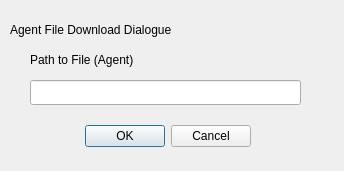
<?xml version="1.0" encoding="UTF-8"?>
<ui version="4.0">
 <class>AgentDownload</class>
 <widget class="QDialog" name="AgentDownload">
  <property name="geometry">
   <rect>
    <x>0</x>
    <y>0</y>
    <width>344</width>
    <height>171</height>
   </rect>
  </property>
  <property name="windowTitle">
   <string>Dialog</string>
  </property>
  <widget class="QDialogButtonBox" name="buttonBox">
   <property name="geometry">
    <rect>
     <x>-90</x>
     <y>120</y>
     <width>341</width>
     <height>32</height>
    </rect>
   </property>
   <property name="orientation">
    <enum>Qt::Horizontal</enum>
   </property>
   <property name="standardButtons">
    <set>QDialogButtonBox::Cancel|QDialogButtonBox::Ok</set>
   </property>
  </widget>
  <widget class="QLineEdit" name="Path">
   <property name="geometry">
    <rect>
     <x>30</x>
     <y>80</y>
     <width>271</width>
     <height>25</height>
    </rect>
   </property>
  </widget>
  <widget class="QLabel" name="Title">
   <property name="geometry">
    <rect>
     <x>10</x>
     <y>20</y>
     <width>201</width>
     <height>19</height>
    </rect>
   </property>
   <property name="text">
    <string>Agent File Download Dialogue</string>
   </property>
  </widget>
  <widget class="QLabel" name="AgentPathLabel">
   <property name="geometry">
    <rect>
     <x>30</x>
     <y>50</y>
     <width>131</width>
     <height>19</height>
    </rect>
   </property>
   <property name="text">
    <string>Path to File (Agent)</string>
   </property>
  </widget>
 </widget>
 <resources/>
 <connections>
  <connection>
   <sender>buttonBox</sender>
   <signal>accepted()</signal>
   <receiver>AgentDownload</receiver>
   <slot>accept()</slot>
   <hints>
    <hint type="sourcelabel">
     <x>248</x>
     <y>254</y>
    </hint>
    <hint type="destinationlabel">
     <x>157</x>
     <y>274</y>
    </hint>
   </hints>
  </connection>
  <connection>
   <sender>buttonBox</sender>
   <signal>rejected()</signal>
   <receiver>AgentDownload</receiver>
   <slot>reject()</slot>
   <hints>
    <hint type="sourcelabel">
     <x>316</x>
     <y>260</y>
    </hint>
    <hint type="destinationlabel">
     <x>286</x>
     <y>274</y>
    </hint>
   </hints>
  </connection>
 </connections>
</ui>
